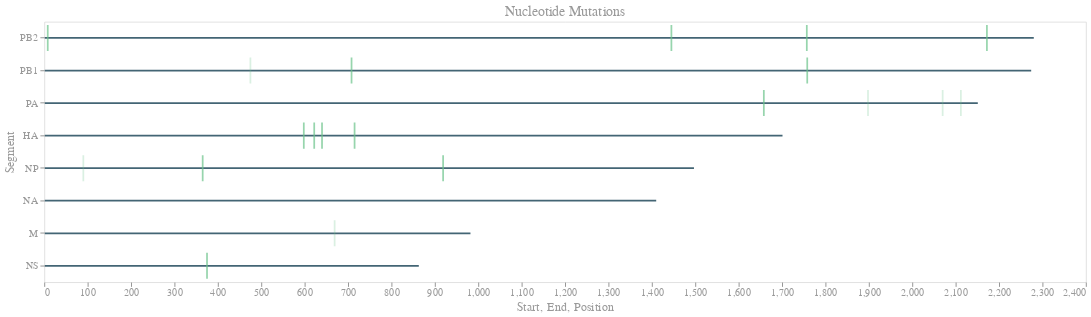

Notebook source saved alongside this figure:
### Code cell
# Visualize mutations

mutations_list = []
for segment, muts in mutations.items():
  for pos, ref, alt in muts:
    mutations_list.append([segment, pos, ref, alt, 'Dominant'])

low_freq_list = []
for seg, pos, ref, alt in filtered_low_freq_mutations:
  low_freq_list.append([seg, pos, ref, alt, 'Low Frequency'])

mutations_df = pd.DataFrame(mutations_list + low_freq_list, columns=['Segment', 'Position', 'Ref', 'Alt', 'Frequency'])

segment_lengths = {segment: len(reference_genome[segment].seq) for segment in reference_genome.keys()}
segment_lines = pd.DataFrame([(segment, 1, length) for segment, length in segment_lengths.items()],
                             columns=['Segment', 'Start', 'End'])

segment_order = ['PB2', 'PB1', 'PA', 'HA', 'NP', 'NA', 'M', 'NS']

base = alta.Chart(mutations_df).encode(
    x='Position:Q',
    y=alta.Y('Segment:N', sort=segment_order),
    tooltip=['Segment', 'Position', 'Ref', 'Alt', 'Frequency']
)

dom_chart = base.mark_tick(color='#6BC38A', thickness=2, size=30, orient='vertical').transform_filter(
    alta.datum.Frequency == 'Dominant'
)

low_freq_chart = base.mark_tick(color='#6BC38A', thickness=2, size=30, orient='vertical', opacity=0.25).transform_filter(
    alta.datum.Frequency == 'Low Frequency'
)

segment_line_chart = alta.Chart(segment_lines).mark_rule(color='#436574').encode(
    x='Start:Q',
    x2='End:Q',
    y=alta.Y('Segment:N', sort=segment_order),
    size=alta.value(2)
)

final_chart = segment_line_chart + dom_chart + low_freq_chart

final_chart.properties(
    title='Nucleotide Mutations',
    width=1200,
    height=300
).configure_title(
    fontSize=16,
    fontWeight='normal',
    anchor='middle',
    color='#999999',
    font='Arial'
).configure_axis(
    labelFontSize=12,
    titleFontSize=14,
    labelFont='Arial',
    titleFont='Arial',
    titleFontWeight='normal',
    labelFontWeight='normal',
    titleColor='#999999',
    labelColor='#999999',
    grid=False,
    domain=False
).interactive()

### Figure 1 — Vega-Lite specification as saved in the notebook (floating-point values rounded to 4 significant figures)
{"config": {"view": {"continuousWidth": 400, "continuousHeight": 300}, "axis": {"domain": false, "grid": false, "labelColor": "#999999", "labelFont": "Arial", "labelFontSize": 12, "labelFontWeight": "normal", "titleColor": "#999999", "titleFont": "Arial", "titleFontSize": 14, "titleFontWeight": "normal"}, "title": {"anchor": "middle", "color": "#999999", "font": "Arial", "fontSize": 16, "fontWeight": "normal"}}, "layer": [{"data": {"name": "data-920d323c64d01d5fe07b730af8cfd42a"}, "mark": {"type": "rule", "color": "#436574"}, "encoding": {"size": {"value": 2}, "x": {"field": "Start", "type": "quantitative"}, "x2": {"field": "End"}, "y": {"field": "Segment", "sort": ["PB2", "PB1", "PA", "HA", "NP", "NA", "M", "NS"], "type": "nominal"}}, "selection": {"selector018": {"type": "interval", "bind": "scales", "encodings": ["x", "y"]}}}, {"data": {"name": "data-4156d0f34bfe5908ce8e4c1b4d624d63"}, "mark": {"type": "tick", "color": "#6BC38A", "orient": "vertical", "size": 30, "thickness": 2}, "encoding": {"tooltip": [{"field": "Segment", "type": "nominal"}, {"field": "Position", "type": "quantitative"}, {"field": "Ref", "type": "nominal"}, {"field": "Alt", "type": "nominal"}, {"field": "Frequency", "type": "nominal"}], "x": {"field": "Position", "type": "quantitative"}, "y": {"field": "Segment", "sort": ["PB2", "PB1", "PA", "HA", "NP", "NA", "M", "NS"], "type": "nominal"}}, "transform": [{"filter": "(datum.Frequency === 'Dominant')"}]}, {"data": {"name": "data-4156d0f34bfe5908ce8e4c1b4d624d63"}, "mark": {"type": "tick", "color": "#6BC38A", "opacity": 0.25, "orient": "vertical", "size": 30, "thickness": 2}, "encoding": {"tooltip": [{"field": "Segment", "type": "nominal"}, {"field": "Position", "type": "quantitative"}, {"field": "Ref", "type": "nominal"}, {"field": "Alt", "type": "nominal"}, {"field": "Frequency", "type": "nominal"}], "x": {"field": "Position", "type": "quantitative"}, "y": {"field": "Segment", "sort": ["PB2", "PB1", "PA", "HA", "NP", "NA", "M", "NS"], "type": "nominal"}}, "transform": [{"filter": "(datum.Frequency === 'Low Frequency')"}]}], "height": 300, "title": "Nucleotide Mutations", "width": 1200, "$schema": "https://vega.github.io/schema/vega-lite/v4.17.0.json", "datasets": {"data-920d323c64d01d5fe07b730af8cfd42a": [{"Segment": "PB2", "Start": 1, "End": 2280}, {"Segment": "PB1", "Start": 1, "End": 2274}, {"Segment": "PA", "Start": 1, "End": 2151}, {"Segment": "HA", "Start": 1, "End": 1701}, {"Segment": "NP", "Start": 1, "End": 1497}, {"Segment": "NA", "Start": 1, "End": 1410}, {"Segment": "M", "Start": 1, "End": 982}, {"Segment": "NS", "Start": 1, "End": 863}], "data-4156d0f34bfe5908ce8e4c1b4d624d63": [{"Segment": "PB2", "Position": 8, "Ref": "G", "Alt": "A", "Frequency": "Dominant"}, {"Segment": "PB2", "Position": 1445, "Ref": "A", "Alt": "G", "Frequency": "Dominant"}, {"Segment": "PB2", "Position": 1757, "Ref": "A", "Alt": "G", "Frequency": "Dominant"}, {"Segment": "PB2", "Position": 2172, "Ref": "G", "Alt": "A", "Frequency": "Dominant"}, {"Segment": "PB1", "Position": 708, "Ref": "A", "Alt": "G", "Frequency": "Dominant"}, {"Segment": "PB1", "Position": 1758, "Ref": "G", "Alt": "A", "Frequency": "Dominant"}, {"Segment": "PA", "Position": 1658, "Ref": "C", "Alt": "G", "Frequency": "Dominant"}, {"Segment": "HA", "Position": 598, "Ref": "T", "Alt": "C", "Frequency": "Dominant"}, {"Segment": "HA", "Position": 622, "Ref": "C", "Alt": "A", "Frequency": "Dominant"}, {"Segment": "HA", "Position": 640, "Ref": "G", "Alt": "A", "Frequency": "Dominant"}, {"Segment": "HA", "Position": 715, "Ref": "G", "Alt": "A", "Frequency": "Dominant"}, {"Segment": "NP", "Position": 365, "Ref": "T", "Alt": "A", "Frequency": "Dominant"}, {"Segment": "NP", "Position": 919, "Ref": "C", "Alt": "A", "Frequency": "Dominant"}, {"Segment": "NS", "Position": 375, "Ref": "A", "Alt": "G", "Frequency": "Dominant"}, {"Segment": "PA", "Position": 1898, "Ref": "T", "Alt": "G", "Frequency": "Low Frequency"}, {"Segment": "PA", "Position": 2112, "Ref": "A", "Alt": "T", "Frequency": "Low Frequency"}, {"Segment": "M", "Position": 669, "Ref": "T", "Alt": "C", "Frequency": "Low Frequency"}, {"Segment": "PB1", "Position": 475, "Ref": "G", "Alt": "A", "Frequency": "Low Frequency"}, {"Segment": "PA", "Position": 2070, "Ref": "C", "Alt": "T", "Frequency": "Low Frequency"}, {"Segment": "NP", "Position": 90, "Ref": "A", "Alt": "G", "Frequency": "Low Frequency"}]}}
